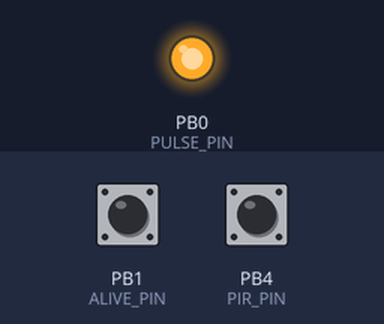
The sketch below on a simulated ATtiny85, built with avr-gcc and run on an emulated ATtiny85. Shown: output pins drawn as LEDs (lit = HIGH). The test bench sets the inputs (shaded band); at power-on: PB4 (PIR_PIN) HIGH, PB1 (ALIVE_PIN) HIGH. Sleep ends after the set time or at an interrupt.

Above: at 1.2 s.
1.3 s: PB4 (PIR_PIN) pulsed LOW 5 times (0.12 s each, 0.3 s apart)
At 3.14 s:
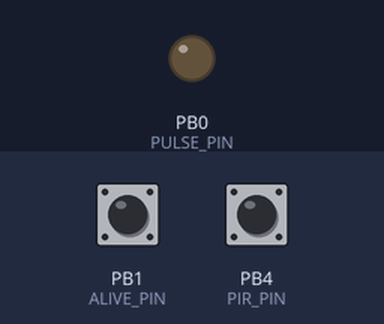
Timing chart, 0 to 4.7 s (numbered marks = the images above; inputs shaded):
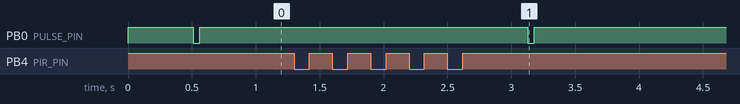

Measured:
- after the input at 1.3 s, PB0 (PULSE_PIN): HIGH → LOW after 1.8 s, → HIGH 0.05 s later

The sketch:

attiny85_pulse_on_interrupt.ino
```cpp
// ATMEL ATTINY 25/45/85 / ARDUINO
//
//                  +-\/-+
// Ain0 (D 5) PB5  1|    |8  Vcc
// Ain3 (D 3) PB3  2|    |7  PB2 (D 2) Ain1
// Ain2 (D 4) PB4  3|    |6  PB1 (D 1) pwm1
//            GND  4|    |5  PB0 (D 0) pwm0
//                  +----+

// React on PIR activation and output a reset pulse to the ESP8266
// if (and only if) the ESP8266 is in sleep


#include <avr/sleep.h>    // Sleep Modes
#include <avr/power.h>    // Power management

#define NOT_ALIVE 1
#define PIR_ACTIVATED HIGH
#define PULSE_WIDTH 50  // Length in ms
#define ESP8266_BOOT_TIME 500

const byte PULSE_PIN = PB0;     // pin 5 - This is the output pulse to reset the ESP8266
const byte ALIVE_PIN = PB1;     // pin 6 - This is the input pin that signals if the ESP8266 is alive
const byte PIR_PIN   = PB4;     // pin 3 (PCINT4) - This is the PIR input pin

ISR (PCINT0_vect) // Note: this is the ISR for all pin change interrupt (0-5)
 {
 // do something interesting here
 }

void setup (){

  pinMode(PULSE_PIN, OUTPUT);
  pinMode(ALIVE_PIN, INPUT);
  pinMode(PIR_PIN,   INPUT);

  digitalWrite(PULSE_PIN, HIGH);  // Inital state
  digitalWrite(ALIVE_PIN, HIGH);  // internal pull-up

  // pin change interrupt (example for PB4)
  PCMSK  |= bit (PCINT4);  // want pin PB4 / pin 3
  GIFR   |= bit (PCIF);    // clear any outstanding interrupts
  GIMSK  |= bit (PCIE);    // enable pin change interrupts

}  // end of setup

void loop (){

  delay(10); // Just to make sure pins are stable

  // We have been woken up from deep sleep
  // Check if it is due to PIR activated, if so wake the ESP8266
  if(digitalRead(PIR_PIN) == PIR_ACTIVATED){


    // ESP8266 Boot from deepsleep sometimes causes false PIR triggering so
    // I want to wait until ESP8266 is booted until I check the alive pin
    delay(ESP8266_BOOT_TIME);

    // If the ESP8266 is not alive we have to wake it up
    if(digitalRead(ALIVE_PIN) == NOT_ALIVE){
      digitalWrite(PULSE_PIN, LOW);
      delay(PULSE_WIDTH);
      digitalWrite(PULSE_PIN, HIGH);
    }
  }

  // Wait until ESP has gone to sleep. I had trouble with ESP powerups and downs disturbing the PIR
  while((digitalRead(ALIVE_PIN) != NOT_ALIVE)){
      delay(500);
  }
  delay(2000);
  goToSleep();
}  // end of loop


void goToSleep(){
  set_sleep_mode(SLEEP_MODE_PWR_DOWN);
  ADCSRA = 0;            // turn off ADC
  power_all_disable ();  // power off ADC, Timer 0 and 1, serial interface
  sleep_enable();
  sleep_cpu();
  sleep_disable();
  power_all_enable();    // power everything back on
}  // end of goToSleep
```
